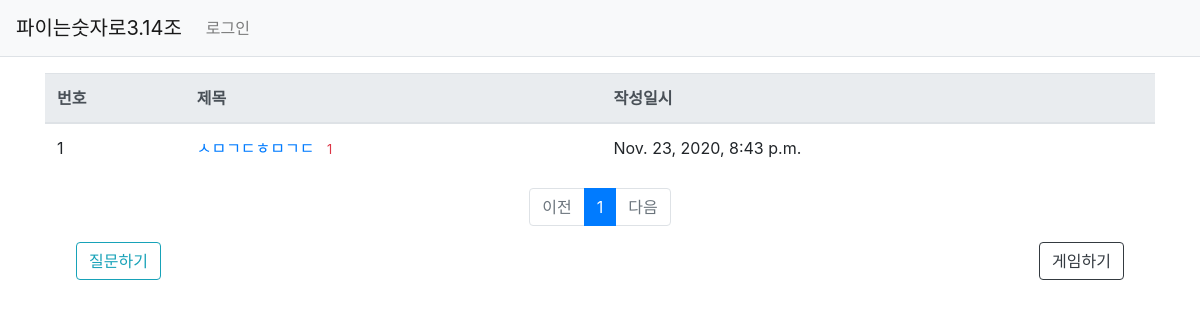
The app's page /game/, older data.
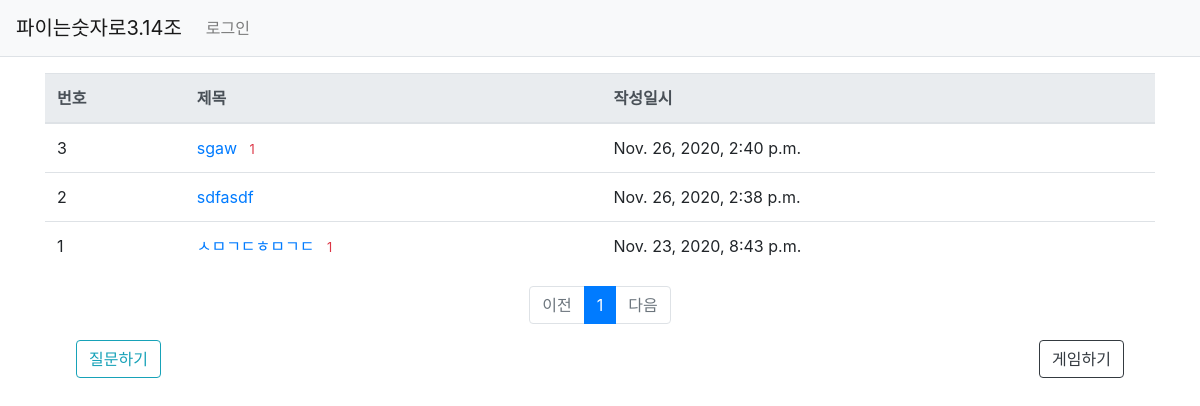
The same page, newer data.
### game/models.py (models this page shows)
class Question(models.Model):
    subject = models.CharField(max_length=200)
    content = models.TextField()
    create_date = models.DateTimeField()
    modify_data = models.DateTimeField(null=True, blank=True)

### game/views.py (the view)
# urls.py: path('', views.index, name='index'),  # '/' 에 해당되는 path
def index(request):
    question_list = Question.objects.order_by('-create_date')
    context = {'question_list': question_list}
    page = request.GET.get('page', '1')  # 페이지
    question_list = Question.objects.order_by('-create_date')
    paginator = Paginator(question_list, 10)  # 페이지당 10개씩 보여주기
    page_obj = paginator.get_page(page)
    context = {'question_list': page_obj}
    return render(request, 'game/question_list.html', context)

### game/templatetags/game_filter.py (called while the page is built)
@register.filter
def sub(value, arg):
    return value - arg

### templates/game/question_list.html
{% extends 'base.html' %}
{% load game_filter %}
{% block content %}
<div class="container my-3 ">
    <table class="table">
        <thead>
        <tr class="thead-light">
            <th>번호</th>
            <th>제목</th>
            <th>작성일시</th>
        </tr>
        </thead>
        <tbody>
        {% if question_list %}
        {% for question in question_list %}
        <tr>
            <td>
            {{ question_list.paginator.count|sub:question_list.start_index|sub:forloop.counter0|add:1 }}
            <td>
                <a href="{% url 'game:detail' question.id %}">{{ question.subject }}</a>
                {% if question.answer_set.count > 0 %}
                <span class="text-danger small ml-2">{{ question.answer_set.count }}</span>
                {% endif %}
            </td>
            <td>{{ question.create_date }}</td>
        </tr>
        {% endfor %}
        {% else %}
        <tr>
            <td colspan="3">질문이 없습니다.</td>
        </tr>
        {% endif %}
        </tbody>
    </table>
    <ul class="pagination justify-content-center">
        {% if question_list.has_previous %}
        <li class="page-item">
            <a class="page-link" href="?page={{ question_list.previous_page_number }}">이전</a>
        </li>
        {% else %}
        <li class="page-item disabled">
            <a class="page-link" tabindex="-1" aria-disabled="true" href="#">이전</a>
        </li>
        {% endif %}
        {% for page_number in question_list.paginator.page_range %}
        {% if page_number >= question_list.number|add:-5 and page_number <= question_list.number|add:5 %}
            {% if page_number == question_list.number %}
            <li class="page-item active" aria-current="page">
                <a class="page-link" href="?page={{ page_number }}">{{ page_number }}</a>
            </li>
            {% else %}
            <li class="page-item">
                <a class="page-link" href="?page={{ page_number }}">{{ page_number }}</a>
            </li>
            {% endif %}
        {% endif %}
        {% endfor %}
        {% if question_list.has_next %}
        <li class="page-item">
            <a class="page-link" href="?page={{ question_list.next_page_number }}">다음</a>
        </li>
        {% else %}
        <li class="page-item disabled">
            <a class="page-link" tabindex="-1" aria-disabled="true" href="#">다음</a>
        </li>
        {% endif %}
    </ul>
    <form class="row mx-3">
        <div class="col">
            <a href="{% url 'game:question_create' %}" class="btn btn-outline-info">질문하기</a>
        </div>
        <div class="col text-right">
            <a href="{% url 'play:index' %}" class="btn btn-outline-dark">게임하기</a>
        </div>
    </form>
</div>
{% endblock %}

Row changes from the older to the newer data that the page shows:
added Question: paginator.count|sub "3", subject "sgaw", answer_set.count "1", create_date "Nov. 26, 2020, 2:40 p.m."
added Question: paginator.count|sub "2", subject "sdfasdf", create_date "Nov. 26, 2020, 2:38 p.m."
